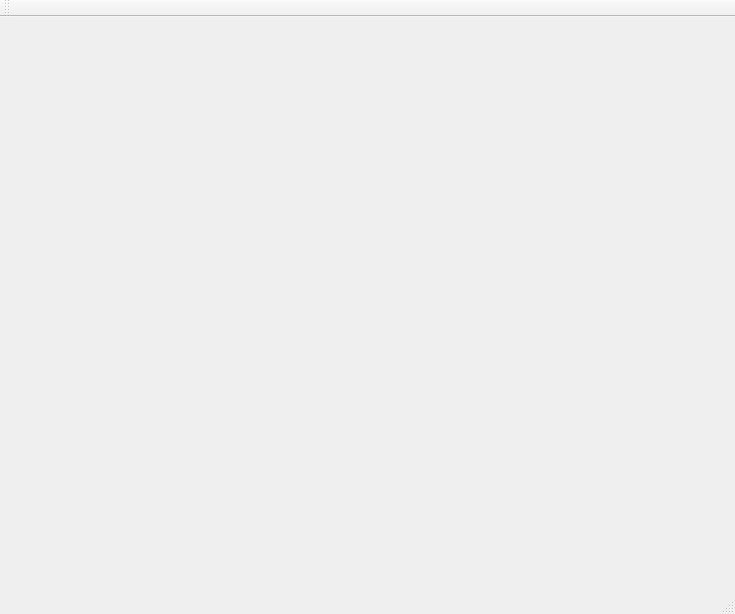
<?xml version="1.0" encoding="UTF-8"?>
<ui version="4.0">
 <class>MainWindow</class>
 <widget class="QMainWindow" name="MainWindow">
  <property name="geometry">
   <rect>
    <x>0</x>
    <y>0</y>
    <width>735</width>
    <height>614</height>
   </rect>
  </property>
  <property name="windowTitle">
   <string>MainWindow</string>
  </property>
  <widget class="QWidget" name="centralWidget">
   <widget class="QGLESWIDGET" name="widget" native="true">
    <property name="geometry">
     <rect>
      <x>10</x>
      <y>10</y>
      <width>600</width>
      <height>600</height>
     </rect>
    </property>
   </widget>
  </widget>
  <widget class="QMenuBar" name="menuBar">
   <property name="geometry">
    <rect>
     <x>0</x>
     <y>0</y>
     <width>735</width>
     <height>25</height>
    </rect>
   </property>
  </widget>
  <widget class="QToolBar" name="mainToolBar">
   <attribute name="toolBarArea">
    <enum>TopToolBarArea</enum>
   </attribute>
   <attribute name="toolBarBreak">
    <bool>false</bool>
   </attribute>
  </widget>
  <widget class="QStatusBar" name="statusBar"/>
 </widget>
 <layoutdefault spacing="6" margin="11"/>
 <customwidgets>
  <customwidget>
   <class>QGLESWIDGET</class>
   <extends>QWidget</extends>
   <header>qgleswidget.h</header>
   <container>1</container>
  </customwidget>
 </customwidgets>
 <resources/>
 <connections/>
</ui>
